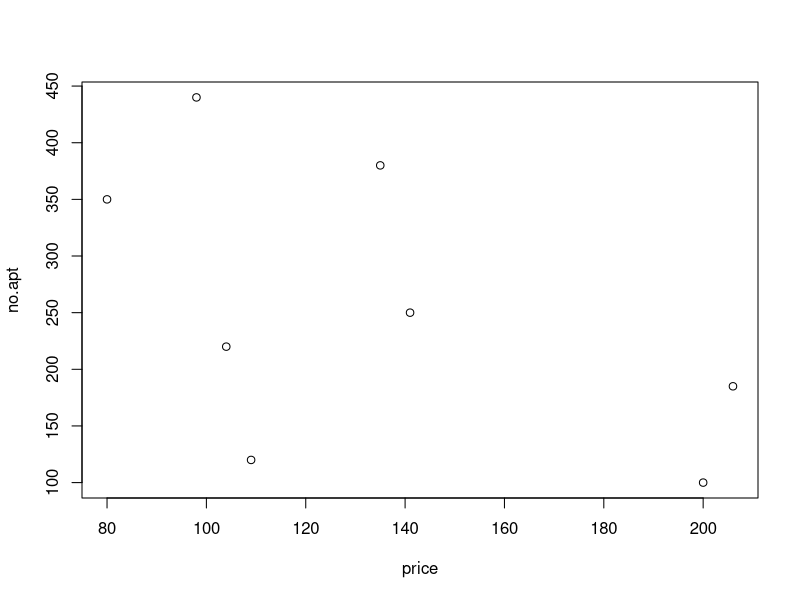

The R source for this figure:
## ---- chunk 1
knitr::opts_chunk$set(echo = TRUE)
## ---- chunk 2
#Data
price = c(104, 135, 80, 200, 98, 206, 141, 109)
no.apt = c(220, 380,350, 100, 440, 185, 250, 120)
plot(price, no.apt)
## ---- chunk 3
data_q2.4 = c(2.51, 3.74, 4.15, 5.33, 6.18, 6.65, 6.92, 6.95, 7.18, 7.54)
mean(data_q2.4)
median(data_q2.4)
## ---- chunk 4
data_q2.12 = c(5, 9, 10, 2, 7, 9, 14)
var(data_q2.12)
sd(data_q2.12)
## ---- chunk 5
eur_usd = c(1.1410, 1.1363, 1.1351, 1.1324, 1.1276, 1.1332, 1.1266)
usd_jyp = c(109.95, 109.96, 109.80, 109.77, 110.41, 110.48, 110.00)
mean(eur_usd) < mean(usd_jyp)
sd(eur_usd) < sd(usd_jyp)
## ---- chunk 6
P_MBA = 0.35
#for simplicity, let's use this to denote probability of staff who are older than 35
P_35yo = 0.4 
P_35yo_given_MBA = 0.3
## ---- chunk 7
P_MBA_intersect_35yo = P_35yo_given_MBA * P_MBA
## ---- chunk 8
P_MBA_given_35yo = P_MBA_intersect_35yo/P_35yo
## ---- chunk 9
P_MBA_union_35yo = P_MBA + P_35yo - P_MBA_intersect_35yo
## ---- chunk 10
P_not_MBA_given_35yo = 1 - P_MBA_given_35yo
